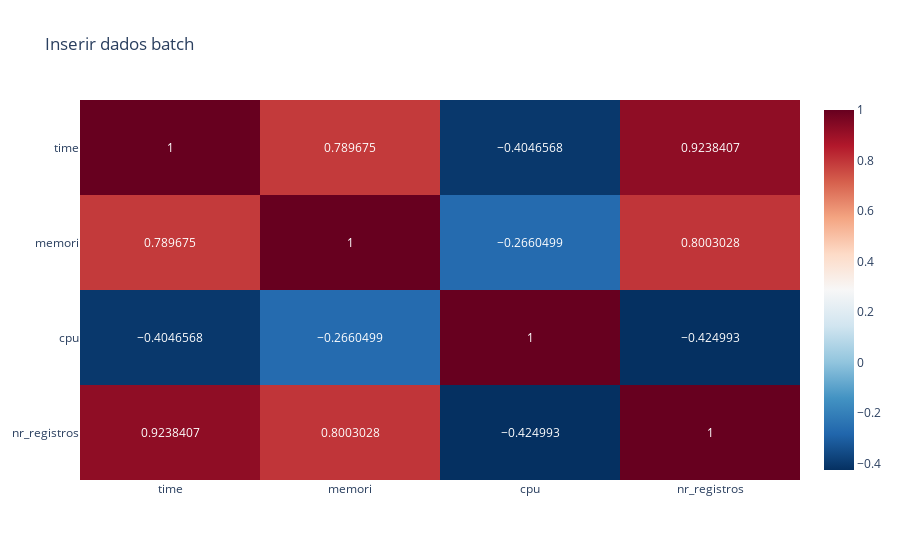

The notebook cell this image was saved under:
### Code cell
fig = px.imshow(
    df_insert_batch_corr,
    text_auto=True,
    aspect="auto",
    color_continuous_scale="RdBu_r",
    title="Inserir dados batch",
)
fig.show()

### Figure 1 — Plotly figure (JSON) as saved in the notebook; plotly's stock layout.template omitted (floating-point values rounded to 4 significant figures)
{"data": [{"coloraxis": "coloraxis", "hovertemplate": "x: %{x}<br>y: %{y}<br>color: %{z}<extra></extra>", "name": "0", "texttemplate": "%{z}", "type": "heatmap", "x": ["time", "memori", "cpu", "nr_registros"], "xaxis": "x", "y": ["time", "memori", "cpu", "nr_registros"], "yaxis": "y", "z": [[1.0, 0.7897, -0.4047, 0.9238], [0.7897, 1.0, -0.266, 0.8003], [-0.4047, -0.266, 1.0, -0.425], [0.9238, 0.8003, -0.425, 1.0]]}], "layout": {"coloraxis": {"colorscale": [[0, "rgb(5,48,97)"], [0.1, "rgb(33,102,172)"], [0.2, "rgb(67,147,195)"], [0.3, "rgb(146,197,222)"], [0.4, "rgb(209,229,240)"], [0.5, "rgb(247,247,247)"], [0.6, "rgb(253,219,199)"], [0.7, "rgb(244,165,130)"], [0.8, "rgb(214,96,77)"], [0.9, "rgb(178,24,43)"], [1, "rgb(103,0,31)"]]}, "title": {"text": "Inserir dados batch"}, "xaxis": {"anchor": "y", "domain": [0, 1]}, "yaxis": {"anchor": "x", "autorange": "reversed", "domain": [0, 1]}}}
